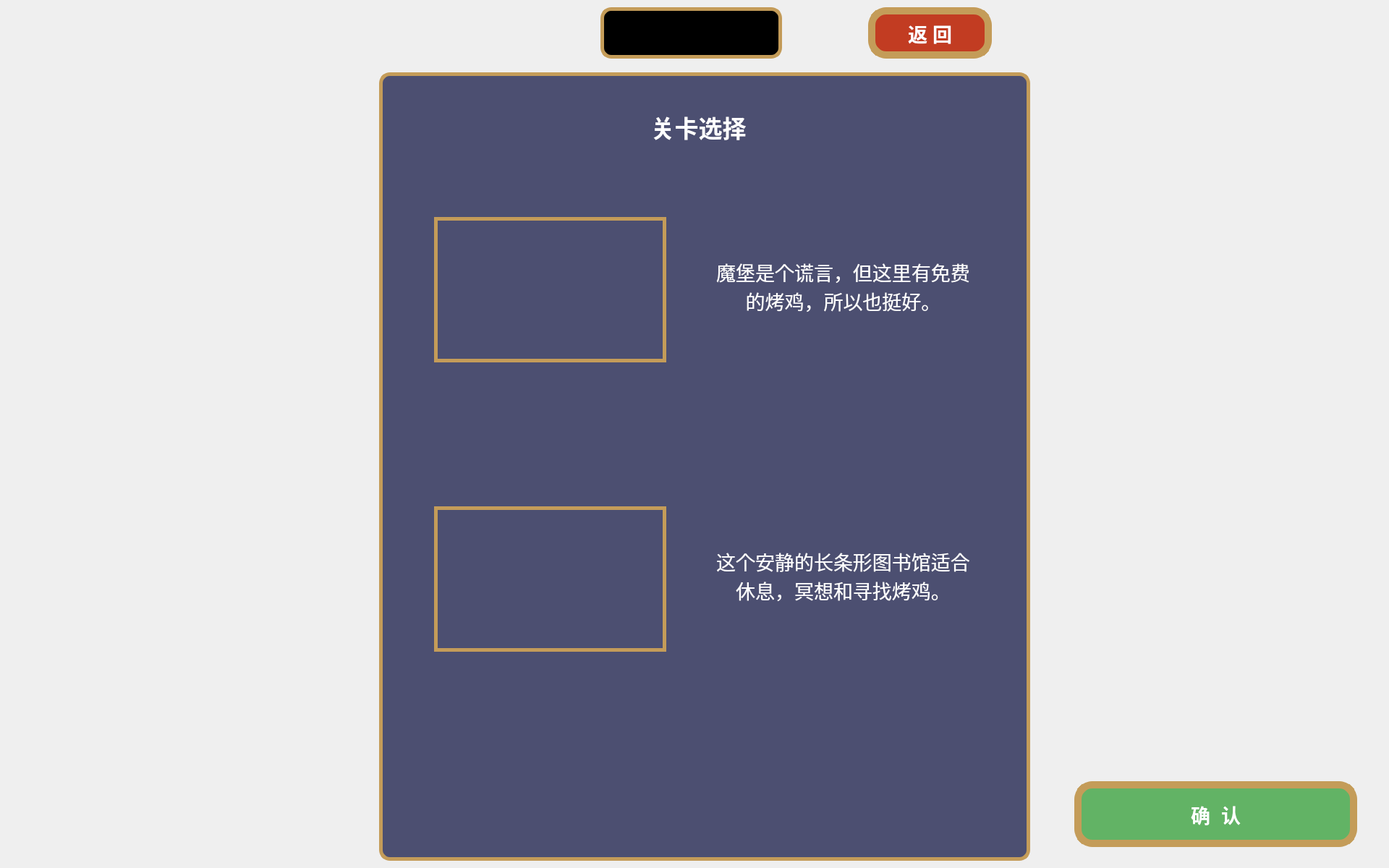
<?xml version="1.0" encoding="UTF-8"?>
<ui version="4.0">
 <class>map</class>
 <widget class="QWidget" name="map">
  <property name="geometry">
   <rect>
    <x>0</x>
    <y>0</y>
    <width>1920</width>
    <height>1200</height>
   </rect>
  </property>
  <property name="sizePolicy">
   <sizepolicy hsizetype="Fixed" vsizetype="Fixed">
    <horstretch>0</horstretch>
    <verstretch>0</verstretch>
   </sizepolicy>
  </property>
  <property name="windowTitle">
   <string>Vampire Survivor</string>
  </property>
  <property name="styleSheet">
   <string notr="true"/>
  </property>
  <widget class="QLabel" name="label">
   <property name="geometry">
    <rect>
     <x>0</x>
     <y>0</y>
     <width>1920</width>
     <height>1200</height>
    </rect>
   </property>
   <property name="sizePolicy">
    <sizepolicy hsizetype="Preferred" vsizetype="Preferred">
     <horstretch>0</horstretch>
     <verstretch>0</verstretch>
    </sizepolicy>
   </property>
   <property name="styleSheet">
    <string notr="true">background-image: url(:/new/prefix1/resourses/background.jpg);</string>
   </property>
   <property name="text">
    <string/>
   </property>
  </widget>
  <widget class="QPushButton" name="back">
   <property name="geometry">
    <rect>
     <x>1200</x>
     <y>10</y>
     <width>171</width>
     <height>71</height>
    </rect>
   </property>
   <property name="font">
    <font>
     <family>Arial Black</family>
     <pointsize>20</pointsize>
     <weight>75</weight>
     <bold>true</bold>
    </font>
   </property>
   <property name="styleSheet">
    <string notr="true">background-color:rgba(194,60,34);
border-radius:25px;
color:white;
border:10px solid rgba(196,156,89);</string>
   </property>
   <property name="text">
    <string>返 回</string>
   </property>
  </widget>
  <widget class="QPushButton" name="confirm">
   <property name="geometry">
    <rect>
     <x>1485</x>
     <y>1080</y>
     <width>391</width>
     <height>91</height>
    </rect>
   </property>
   <property name="font">
    <font>
     <family>Arial</family>
     <pointsize>20</pointsize>
     <weight>75</weight>
     <bold>true</bold>
    </font>
   </property>
   <property name="styleSheet">
    <string notr="true">background-color:rgba(98,179,101);border-radius:25px;color:white;border:10px solid rgba(196,156,89);</string>
   </property>
   <property name="text">
    <string>确  认</string>
   </property>
  </widget>
  <widget class="QLabel" name="money">
   <property name="geometry">
    <rect>
     <x>830</x>
     <y>10</y>
     <width>251</width>
     <height>71</height>
    </rect>
   </property>
   <property name="font">
    <font>
     <family>Arial Black</family>
     <pointsize>20</pointsize>
     <weight>75</weight>
     <bold>true</bold>
    </font>
   </property>
   <property name="styleSheet">
    <string notr="true">background-color:black;
color:white;
border:5px solid rgba(196,156,89);
border-radius:15px;</string>
   </property>
   <property name="text">
    <string/>
   </property>
   <property name="alignment">
    <set>Qt::AlignRight|Qt::AlignTrailing|Qt::AlignVCenter</set>
   </property>
   <property name="margin">
    <number>5</number>
   </property>
  </widget>
  <widget class="QLabel" name="label_2">
   <property name="geometry">
    <rect>
     <x>830</x>
     <y>10</y>
     <width>71</width>
     <height>71</height>
    </rect>
   </property>
   <property name="styleSheet">
    <string notr="true">border-image: url(:/new/prefix1/resourses/money.png);</string>
   </property>
   <property name="text">
    <string/>
   </property>
  </widget>
  <widget class="QLabel" name="label_5">
   <property name="geometry">
    <rect>
     <x>524</x>
     <y>100</y>
     <width>900</width>
     <height>1090</height>
    </rect>
   </property>
   <property name="styleSheet">
    <string notr="true">background-color:rgba(76,79,113);
border:5px solid rgba(196,156,89);
border-radius:15px;</string>
   </property>
   <property name="text">
    <string/>
   </property>
  </widget>
  <widget class="QPushButton" name="map1">
   <property name="geometry">
    <rect>
     <x>600</x>
     <y>300</y>
     <width>321</width>
     <height>201</height>
    </rect>
   </property>
   <property name="styleSheet">
    <string notr="true">border:5px solid rgba(196,156,89);
image: url(:/new/prefix1/resourses/forest.png);</string>
   </property>
   <property name="text">
    <string/>
   </property>
  </widget>
  <widget class="QPushButton" name="map2">
   <property name="geometry">
    <rect>
     <x>600</x>
     <y>700</y>
     <width>321</width>
     <height>201</height>
    </rect>
   </property>
   <property name="styleSheet">
    <string notr="true">border:5px solid rgba(196,156,89);
image: url(:/new/prefix1/resourses/library.png);</string>
   </property>
   <property name="text">
    <string/>
   </property>
  </widget>
  <widget class="QLabel" name="label_3">
   <property name="geometry">
    <rect>
     <x>980</x>
     <y>300</y>
     <width>371</width>
     <height>191</height>
    </rect>
   </property>
   <property name="font">
    <font>
     <family>Arial Black</family>
     <pointsize>20</pointsize>
    </font>
   </property>
   <property name="styleSheet">
    <string notr="true">color:white;</string>
   </property>
   <property name="text">
    <string>魔堡是个谎言，但这里有免费的烤鸡，所以也挺好。</string>
   </property>
   <property name="alignment">
    <set>Qt::AlignCenter</set>
   </property>
   <property name="wordWrap">
    <bool>true</bool>
   </property>
  </widget>
  <widget class="QLabel" name="label_4">
   <property name="geometry">
    <rect>
     <x>980</x>
     <y>700</y>
     <width>371</width>
     <height>191</height>
    </rect>
   </property>
   <property name="font">
    <font>
     <family>Arial Black</family>
     <pointsize>20</pointsize>
    </font>
   </property>
   <property name="styleSheet">
    <string notr="true">color:white;</string>
   </property>
   <property name="text">
    <string>这个安静的长条形图书馆适合休息，冥想和寻找烤鸡。</string>
   </property>
   <property name="alignment">
    <set>Qt::AlignCenter</set>
   </property>
   <property name="wordWrap">
    <bool>true</bool>
   </property>
  </widget>
  <widget class="QLabel" name="label_6">
   <property name="geometry">
    <rect>
     <x>850</x>
     <y>140</y>
     <width>231</width>
     <height>71</height>
    </rect>
   </property>
   <property name="font">
    <font>
     <family>Arial</family>
     <pointsize>25</pointsize>
     <weight>75</weight>
     <bold>true</bold>
    </font>
   </property>
   <property name="styleSheet">
    <string notr="true">color:white</string>
   </property>
   <property name="text">
    <string>关卡选择</string>
   </property>
   <property name="alignment">
    <set>Qt::AlignCenter</set>
   </property>
  </widget>
 </widget>
 <resources/>
 <connections/>
</ui>
